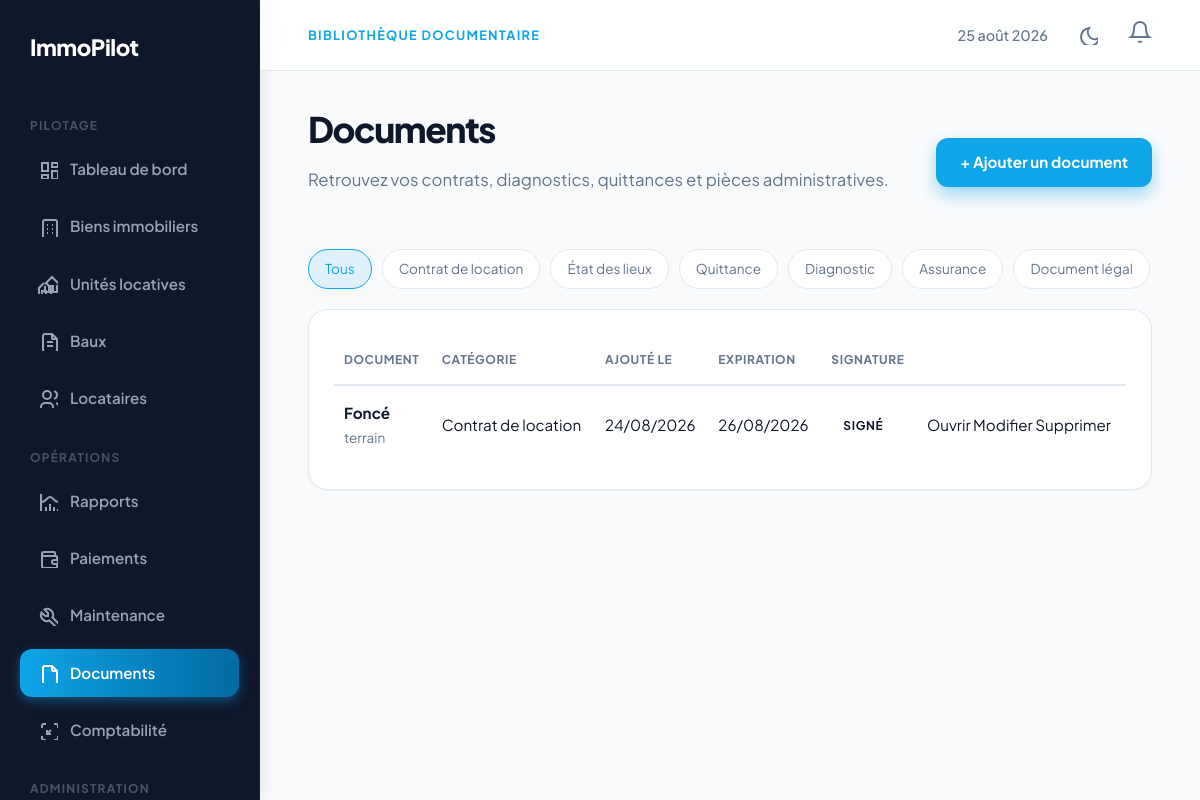
The page /documents/ (signed in) on the database its author committed.
### Comptes/models.py (models this page shows, shortened)
class SiteSettings(models.Model):
    app_name = models.CharField(max_length=100, default='ImmoPilot', verbose_name='Nom de l\'application')
    logo = models.ImageField(upload_to='settings/', null=True, blank=True, verbose_name='Logo de l\'application')
    primary_color = models.CharField(max_length=20, default='#0ea5e9', verbose_name='Couleur principale')
    class Meta:
        verbose_name = 'Paramètre du site'
        verbose_name_plural = 'Paramètres du site'
    @classmethod
    def load(cls):
        obj, created = cls.objects.get_or_create(pk=1)
        return obj

### Documents/models.py (models this page shows)
class Document(models.Model):
    CATEGORY_CHOICES = [
        ('lease', 'Contrat de location'),
        ('inspection', 'État des lieux'),
        ('receipt', 'Quittance'),
        ('diagnostic', 'Diagnostic'),
        ('insurance', 'Assurance'),
        ('legal', 'Document légal'),
        ('other', 'Autre'),
    ]
    owner = models.ForeignKey(
        settings.AUTH_USER_MODEL,
        on_delete=models.CASCADE,
        related_name='documents'
    )
    title = models.CharField(max_length=200)
    category = models.CharField(max_length=20, choices=CATEGORY_CHOICES)
    file = models.FileField(upload_to='documents/%Y/%m/')
    file_size = models.IntegerField(help_text="Taille en octets")
    mime_type = models.CharField(max_length=100)
    description = models.TextField(blank=True)
    is_signed = models.BooleanField(default=False)
    signed_at = models.DateTimeField(null=True, blank=True)
    expires_at = models.DateField(null=True, blank=True)
    created_at = models.DateTimeField(auto_now_add=True)
    class Meta:
        db_table = 'documents_document'
        ordering = ['-created_at']
        indexes = [
            models.Index(fields=['owner', 'category']),
            models.Index(fields=['expires_at']),
        ]

### Documents/views.py (the view)
# urls.py: path('', document_list, name='document_list'),
@login_required
def document_list(request):
	documents = Document.objects.filter(owner=request.user)
	category = request.GET.get('category', '').strip()
	if category:
		documents = documents.filter(category=category)
	return render(request, 'documents/document_list.html', {
		'documents': documents,
		'category': category,
		'category_choices': Document.CATEGORY_CHOICES,
	})

### Comptes/context_processors.py (called while the page is built)
def notifications(request):
    if request.user.is_authenticated:
        unread_notifications = Notification.objects.filter(user=request.user, is_read=False)
        return {'unread_notifications': unread_notifications, 'unread_notifications_count': unread_notifications.count()}
    return {'unread_notifications': [], 'unread_notifications_count': 0}

def site_settings_processor(request):
    return {
        'site_settings': SiteSettings.load()
    }

### templates/documents/document_list.html (shortened to what this page needs)
{% extends "base.html" %}
{% block eyebrow %}Bibliothèque documentaire{% endblock %}
{% block content %}
<div class="toolbar">
<div><h1>Documents</h1><p class="intro">Retrouvez vos contrats, diagnostics, quittances et pièces administratives.</p></div>
<a class="primary" href="{% url 'document_create' %}">+ Ajouter un document</a>
</div>
<div class="filters" style="margin-bottom:20px"><a class="{% if not category %}active{% endif %}" href="{% url 'document_list' %}">Tous</a>{% for value,label in category_choices %}<a class="{% if category == value %}active{% endif %}" href="?category={{ value }}">{{ label }}</a>{% endfor %}</div>
<section class="panel"><table><thead><tr><th>Document</th><th>Catégorie</th><th>Ajouté le</th><th>Expiration</th><th>Signature</th><th></th></tr></thead><tbody>
{% for document in documents %}<tr><td><span class="name">{{ document.title }}</span><span class="sub">{{ document.description|default:'Aucune description' }}</span></td><td>{{ document.get_category_display }}</td><td>{{ document.created_at|date:'d/m/Y' }}</td><td>{{ document.expires_at|date:'d/m/Y'|default:'Sans expiration' }}</td><td>{% if document.is_signed %}<span class="badge">Signé</span>{% else %}<span class="badge no">À signer</span>{% endif %}</td><td>{% if document.file %}<a href="{{ document.file.url }}">Ouvrir</a>{% endif %} <a href="{% url 'document_update' document.pk %}">Modifier</a> <a href="{% url 'document_delete' document.pk %}">Supprimer</a></td></tr>{% empty %}<tr><td colspan="6" class="empty" style="text-align:center;padding:45px">Aucun document dans cette catégorie.</td></tr>{% endfor %}
</tbody></table></section>
{% endblock %}

### templates/includes/sidebar.html (shortened to what this page needs)
<aside class="app-sidebar">
<a class="side-brand" href="{% url 'dashboard' %}">
  {{ site_settings.app_name }}
</a>
<div class="side-label">Pilotage</div>
<nav>
<a class="{% if request.resolver_match.url_name == 'dashboard' %}active{% endif %}" href="{% url 'dashboard' %}">
  <svg width="20" height="20" fill="none" stroke="currentColor" stroke-width="2"><path d="M4 4h6v8H4z"></path><path d="M4 16h6v4H4z"></path><path d="M14 12h6v8h-6z"></path><path d="M14 4h6v4h-6z"></path></svg>
  Tableau de bord
</a>
<a class="{% if '/biens/unites' not in request.path and '/biens/' in request.path %}active{% endif %}" href="{% url 'property_list' %}">
  Biens immobiliers
</a>
<a class="{% if '/biens/unites' in request.path %}active{% endif %}" href="{% url 'unit_list' %}">
  <svg width="20" height="20" fill="none" stroke="currentColor" stroke-width="2"><path d="M8 9l5 5v7h-5v-4H4v4H1v-7l5 -5m1 1l7 -7l9 9h-4v6h-4v-6h-4v6h-4v-6"></path></svg>
  Unités locatives
</a>
<a class="{% if '/baux/' in request.path %}active{% endif %}" href="{% url 'lease_list' %}">
  <svg width="20" height="20" fill="none" stroke="currentColor" stroke-width="2"><path d="M14 3v4a1 1 0 0 0 1 1h4"></path><path d="M17 21h-10a2 2 0 0 1 -2 -2v-14a2 2 0 0 1 2 -2h7l5 5v11a2 2 0 0 1 -2 2z"></path><path d="M9 15h6"></path><path d="M9 11h6"></path></svg>
  Baux
</a>
<a class="{% if '/baux/crm/' in request.path %}active{% endif %}" href="{% url 'tenant_crm' %}">
  <svg width="20" height="20" fill="none" stroke="currentColor" stroke-width="2"><path d="M9 7m-4 0a4 4 0 1 0 8 0a4 4 0 1 0 -8 0"></path><path d="M3 21v-2a4 4 0 0 1 4 -4h4a4 4 0 0 1 4 4v2"></path><path d="M16 3.13a4 4 0 0 1 0 7.75"></path><path d="M21 21v-2a4 4 0 0 0 -3 -3.85"></path></svg>
  Locataires
</a>
</nav>
<div class="side-label">Opérations</div>
<nav>
<a class="{% if '/rapports/' in request.path %}active{% endif %}" href="{% url 'business_report' %}">
  <svg width="20" height="20" fill="none" stroke="currentColor" stroke-width="2"><path d="M3 3v18h18"></path><path d="M20 18v3"></path><path d="M16 16v5"></path><path d="M12 13v8"></path><path d="M8 16v5"></path><path d="M3 11c6 0 5 -5 9 -5s3 5 9 5"></path></svg>
  Rapports
</a>
<a class="{% if '/paiements/' in request.path %}active{% endif %}" href="{% url 'payment_list' %}">
  <svg width="20" height="20" fill="none" stroke="currentColor" stroke-width="2"><path d="M17 8v-3a1 1 0 0 0 -1 -1h-10a2 2 0 0 0 0 4h12a1 1 0 0 1 1 1v3m0 4v3a1 1 0 0 1 -1 1h-12a2 2 0 0 1 -2 -2v-12"></path><path d="M20 12v4h-4a2 2 0 0 1 0 -4h4"></path></svg>
  Paiements
</a>
<a class="{% if '/maintenance/' in request.path %}active{% endif %}" href="{% url 'maintenance_list' %}">
  <svg width="20" height="20" fill="none" stroke="currentColor" stroke-width="2"><path d="M7 10h3v-3l-3.5 -3.5a6 6 0 0 1 8 8l6 6a2 2 0 0 1 -3 3l-6 -6a6 6 0 0 1 -8 -8l3.5 3.5"></path></svg>
  Maintenance
</a>
<a class="{% if '/documents/' in request.path %}active{% endif %}" href="{% url 'document_list' %}">
  <svg width="20" height="20" fill="none" stroke="currentColor" stroke-width="2"><path d="M14 3v4a1 1 0 0 0 1 1h4"></path><path d="M17 21h-10a2 2 0 0 1 -2 -2v-14a2 2 0 0 1 2 -2h7l5 5v11a2 2 0 0 1 -2 2z"></path></svg>
  Documents
</a>
<a class="{% if '/comptabilite/' in request.path %}active{% endif %}" href="{% url 'transaction_list' %}">
  <svg width="20" height="20" fill="none" stroke="currentColor" stroke-width="2"><path d="M4 8v-2a2 2 0 0 1 2 -2h2"></path><path d="M4 16v2a2 2 0 0 0 2 2h2"></path><path d="M16 4h2a2 2 0 0 1 2 2v2"></path><path d="M16 20h2a2 2 0 0 0 2 -2v-2"></path><path d="M9 10v4h4"></path><path d="M13 10l-4 4"></path></svg>
  Comptabilité
</a>
</nav>
{% if request.user.is_authenticated %}
  {% if request.user.role == 'admin' or request.user.role == 'owner' %}
  <div class="side-label">Administration</div>
  {% endif %}
{% endif %}
</aside>

### rows shown on the page
SiteSettings: app_name "ImmoPilot"
Document: title "Foncé", description "terrain", category "Contrat de location", created_at "24/08/2026", expires_at "26/08/2026", is_signed "SIGNÉ"

### other values the page prints
{{ label }} "Contrat de location" "État des lieux" "Quittance" "Diagnostic" "Assurance" "Document légal"
